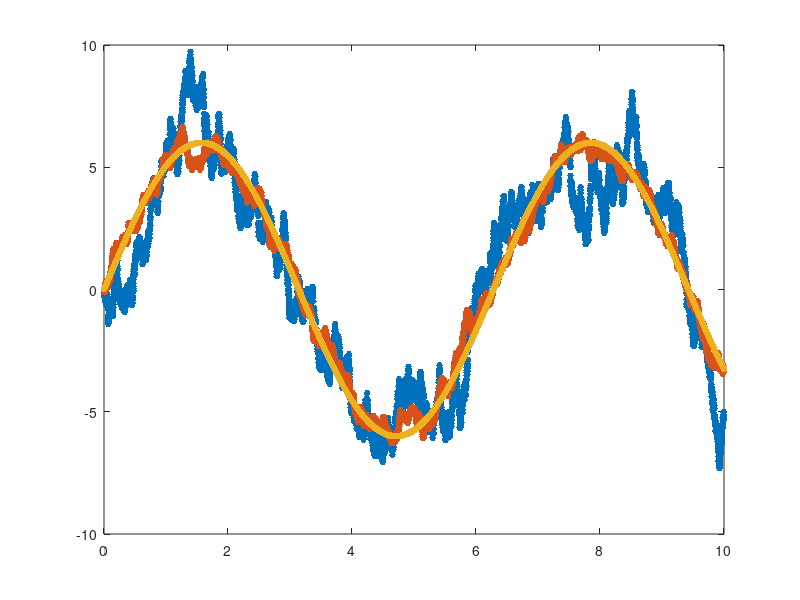

Here is the MATLAB script that generated this plot: (Note: this script raises an error after producing the figure.)
%% Sliding Mode Control of Inverted Pendulum on Cart

clc; clear all; close all;

%% System Model

%  States: x = [x1, x2]^T = [theta, thetaDot]^T
%
%  | x1 | = |           x2           |
%  | x2 |   | f(x1, x2) + b(x1, x2)u |
%
%  f(x1, x2) = ((M + m) * g * sin(x1) - m * l * x2^2sin(x1)cos(x1)) / ...
%              ((4 / 3) * (M + m) * l - m * g * l * cos^2(x1))
%  b(x1, x2) = cos(x1) / ((4 / 3) * (M + m) * l - m * g * l * cos^2(x1))

%% Controller Design



%% System Specifications

M     = 1; % kg
m     = 0.1; % kg
l     = 0.5; % m
g     = 9.81; % m / s

%% Control System Simulation

dt = 0.001;
t = dt:dt:10;
A = [1, dt; 0, 1];
H = eye(2);
P = 10 .* eye(2); P_obs = P; Pplus = P; P1 = P(1, 1); P2 = P(2, 2);
x = [0; 0]; xObs = x;
xHat = x; xHatPlus = x;
sigmaProcess = [deg2rad(0.1);
                deg2rad(0.002)]; % Disturbance

sigmaMeasure = [deg2rad(0.05);
                deg2rad(0.001)]; % Measurement Noise
Q = [sigmaProcess(1)^2, 0; 0, sigmaProcess(2)^2];
R = [sigmaMeasure(1)^2, 0; 0, sigmaMeasure(2)^2];

lambda = 5; k = 18;
controlSaturation = 30;

dt = 0.001;
t = dt:dt:10;

%{
x1Des = zeros(size(t));
x2Des = zeros(size(t));
x2DesDot = zeros(size(t));
%}

x1Des = (pi / 30) .* sin(t);
x2Des = (pi / 30) .* cos(t);
x2DesDot = -(pi / 30) .* sin(t);
%}
%% System with No Observer

for i = 2:length(t)

    e = x(1, i - 1) - x1Des(i);
    eDot = x(2, i - 1) - x2Des(i);

    s = lambda * e + eDot;
    f = ((M + m) * g * sin(x(1, i - 1)) - m * l * x(2, i - 1)^2 * sin(x(1, i - 1)) * cos(x(1, i - 1))) / ((4 / 3) * (M + m) * l - m * l * cos(x(1, i - 1))^2);
    b = cos(x(1, i - 1)) / ((4 / 3) * (M + m) * l - m * l * cos(x(1, i - 1))^2);
    h = lambda * (x(2, i - 1) - x2Des(i)) + (f - x2DesDot(i));
    u(:, i) = -(1 / b) * (h + k * sign(s));
    if abs((u(i))) > controlSaturation
        u(i) = sign(u(i)) * controlSaturation;
    end

    xDot1 = x(2, i - 1);
    xDot2 = f + b * u(:, i);
    x1 = x(1, i - 1) + xDot1 * dt;
    x2 = x(2, i - 1) + xDot2 * dt;
    xProcess = [x1; x2] + [sigmaProcess(1) * randn; sigmaProcess(2) * randn];
    x(:, i) = H * xProcess + [sigmaMeasure(1) * randn; sigmaMeasure(2) * randn];

end

%% System with Observer

for i = 2:length(t)

    e = xObs(1, i - 1) - x1Des(i);
    eDot = xObs(2, i - 1) - x2Des(i);

    s = lambda * e + eDot;
    f = ((M + m) * g * sin(xObs(1, i - 1)) - m * l * xObs(2, i - 1)^2 * sin(xObs(1, i - 1)) * cos(xObs(1, i - 1))) / ((4 / 3) * (M + m) * l - m * l * cos(xObs(1, i - 1))^2);
    b = cos(xObs(1, i - 1)) / ((4 / 3) * (M + m) * l - m * l * cos(xObs(1, i - 1))^2);
    h = lambda * (xObs(2, i - 1) - x2Des(i)) + (f - x2DesDot(i));
    uObs(:, i) = -(1 / b) * (h + k * sign(s));
    if abs((uObs(i))) > controlSaturation
        uObs(i) = sign(uObs(i)) * controlSaturation;
    end

    xDot1 = xObs(2, i - 1);
    xDot2 = f + b * uObs(:, i);
    x1 = xObs(1, i - 1) + xDot1 * dt;
    x2 = xObs(2, i - 1) + xDot2 * dt;
    y(:, i) = [x1; x2] + [sigmaMeasure(1) * randn; sigmaMeasure(2) * randn];

    xHatMinus = [x1; x2] + [sigmaProcess(1) * randn; sigmaProcess(2) * randn];
    Pminus = A * Pplus * A' + Q;

    L = Pminus * H' * (inv(H * Pminus * H' + R)); L1(i) = L(1, 1); L2(i) = L(2, 2);
    xHatPlus = xHatMinus + L * (y(:, i) - H * xHatMinus);
    Pplus = (eye(2) - L * H) * Pminus; P1(:, i) = Pplus(1, 1); P2(:, i) = Pplus(2, 2);
    xObs(:, i) = xHatPlus;

end

meanTrackingErrorNoObs = mean(rad2deg(x1Des - x(1, :)));
meanTrackingErrorObs = mean(rad2deg(x1Des - xObs(1, :)));
stdTrackingErrorNoObs = std(rad2deg(x1Des - x(1, :)));
stdTrackingErrorObs = std(rad2deg(x1Des - xObs(1, :)));
disp(['Mean Tracking Error without Observer: ', num2str(meanTrackingErrorNoObs), ' Degrees'])
disp(['Mean Tracking Error with Observer: ', num2str(meanTrackingErrorObs), ' Degrees'])
disp(['Standard Deviation Tracking Error without Observer: ', num2str(stdTrackingErrorNoObs), ' Degrees'])
disp(['Standard Deviation Tracking Error with Observer: ', num2str(stdTrackingErrorObs), ' Degrees'])

%% Plotting

settings.markerSize = 15;
settings.linewidth = 5;
settings.axisFont = 25;
settings.titleFont = 30;

figure()
plot(t, rad2deg(x(1, :)), '.', 'MarkerSize', settings.markerSize)
hold on
plot(t, rad2deg(xObs(1, :)), '.', 'MarkerSize', settings.markerSize)
hold on
plot(t, rad2deg(x1Des), '.', 'MarkerSize', settings.markerSize)
ax = gca; ax.FontSize = settings.axisFont; axis tight
xlabel('Time [Seconds]', 'Interpreter', 'Latex', 'FontSize', settings.axisFont)
ylabel('$\theta$ [Degrees]', 'Interpreter', 'Latex', 'FontSize', settings.axisFont)
legend('Raw Measurements', 'Kalman Filter', 'Reference', 'Interpreter', 'Latex', 'FontSize', settings.axisFont)
title('Control System Response', 'Interpreter', 'Latex', 'FontSize', settings.titleFont)

figure()
subplot(2, 1, 1)
plot(t, u, 'LineWidth', settings.linewidth)
ax = gca; ax.FontSize = settings.axisFont; axis tight
xlabel('Time [Seconds]', 'Interpreter', 'Latex', 'FontSize', settings.axisFont)
ylabel('$\tau$ [Nm]', 'Interpreter', 'Latex', 'FontSize', settings.axisFont)
subplot(2, 1, 2)
plot(t, uObs, 'LineWidth', settings.linewidth)
ax = gca; ax.FontSize = settings.axisFont; axis tight
xlabel('Time [Seconds]', 'Interpreter', 'Latex', 'FontSize', settings.axisFont)
ylabel('$\tau$ [Nm]', 'Interpreter', 'Latex', 'FontSize', settings.axisFont)
sgtitle('Controller Input', 'Interpreter', 'Latex', 'FontSize', settings.titleFont) 

figure()
plot(t, rad2deg(x1Des - x(1, :)), '.', 'MarkerSize', settings.markerSize)
hold on
plot(t, rad2deg(x1Des - xObs(1, :)), '.', 'MarkerSize', settings.markerSize)
ax = gca; ax.FontSize = settings.axisFont; axis tight
xlabel('Time [Seconds]', 'Interpreter', 'Latex', 'FontSize', settings.axisFont)
ylabel('$\theta$ [Degrees]', 'Interpreter', 'Latex', 'FontSize', settings.axisFont)
legend('Raw Measurements', 'Kalman Filter', 'Interpreter', 'Latex', 'Location', 'southeast', 'FontSize', settings.axisFont)
title('Tracking Error', 'Interpreter', 'Latex', 'FontSize', settings.titleFont)
